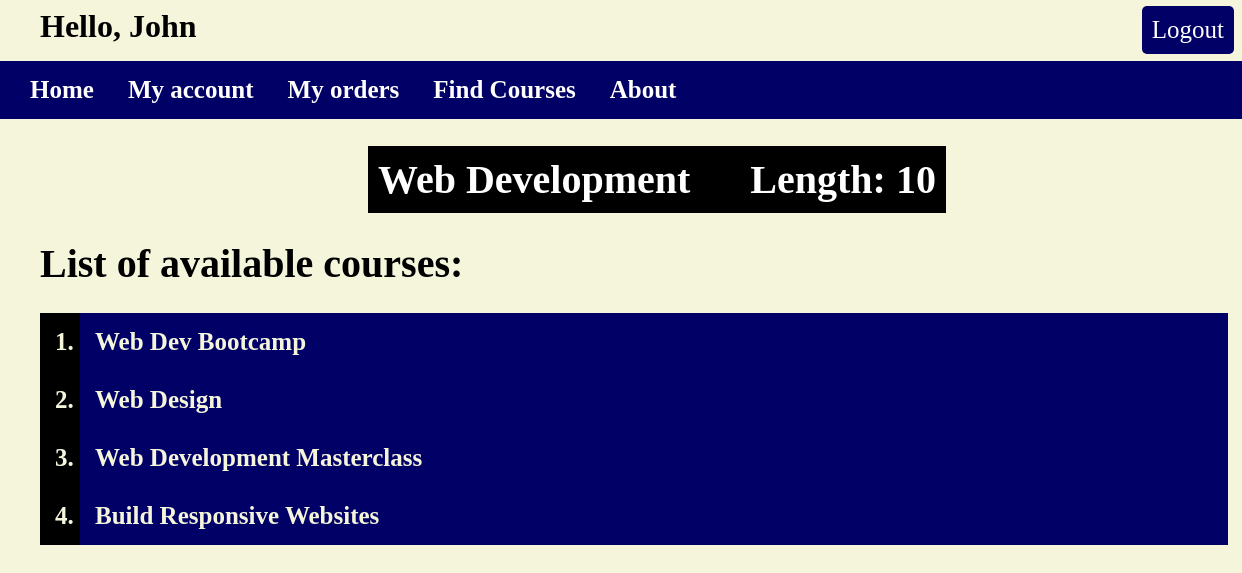
The app's page /myapp/1 (signed in) with its own data.
### myapp/models.py (models this page shows, shortened)
class Topic(models.Model):
    name = models.CharField(max_length=200)
    length = models.IntegerField(default=12)

class Course(models.Model):
    title = models.CharField(max_length=200)
    topic = models.ForeignKey(Topic, related_name='courses', on_delete=models.CASCADE)
    price = models.DecimalField(max_digits=10, decimal_places=2, validators=[
            MaxValueValidator(500),
            MinValueValidator(50)
        ])
    for_everyone = models.BooleanField(default=True)
    description = models.TextField(blank=True)
    num_reviews = models.PositiveIntegerField(default=0)

### myapp/views.py (the view)
# urls.py: path(r'<int:topic_id>', DetailView.as_view(), name='topic detail'),
class DetailView(View):
    def get(self, request, topic_id):
        topic = get_object_or_404(Topic, id=topic_id)
        course_list = Course.objects.filter(topic=topic)
        return render(request, 'myapp/detail.html', {'course_list': course_list, 'topic': topic})

### myapp/templates/myapp/detail.html (shortened to what this page needs)
{% extends 'myapp/base.html' %}
{% block body_block %}
    <div class="main_body">
    <center>
    <h1 class="sub-head"><b>{{ topic.name }} &emsp; Length: {{ topic.length }} </b></h1></center>
    <h1><b>List of available courses:</b></h1>
    <ol>
    {% for course in course_list %}
        <li class="cstyle">{{ course.title }}</li>
    {% endfor %}
    </ol>
    </div>
{% endblock %}

### myapp/templates/myapp/base.html (shortened to what this page needs)
<!DOCTYPE html>
{% load static %}
<html>
    <head>
        <link rel="stylesheet" type="text/css" href="{% static 'myapp/style.css' %}" />
    </head>
    <body>
        <div class="heading">
            <h1 style="margin: 0px;font-weight: bold;">
                    {% block myhdg %} Hello, {{ request.user.first_name }} {% endblock %}
            </h1>
        </div>
        <div>
        	<ul class="list1">
                <li class="hbar1 cstyle"><a href="{% url 'myapp:index' %}">Home</a></li>
                <li class="hbar1 cstyle"><a href="{% url 'myapp:my_account' %}">My account</a></li>
                <li class="hbar1 cstyle"><a href="{% url 'myapp:myorders' %}">My orders</a></li>
                <li class="hbar1 cstyle"><a href="/myapp/findcourses/">Find Courses</a></li>
                <li class="hbar1 cstyle"><a href="/myapp/about/">About</a></li>
                {% if request.user.is_anonymous %}
                    <li class="opts"><a href="{% url 'myapp:login' %}" >Login</a></li>
                    <li class="opts"><a href="{% url 'myapp:register' %}" >Register Here</a></li>
                {% else %}
                    <li class="opts"><a href="{% url 'myapp:logout' %}" >Logout</a></li>
                {% endif %}
            </ul>
        </div>
    {% block body_block %} *** {% endblock %}
    </body>
</html>

### myapp/static/myapp/style.css (style rules this page uses)
body { background-color: beige; margin-left: 0px; overflow-x: hidden; }
.opts { list-style-type: none; float: right; position: relative; top: -70px; margin-right: 15px; padding: 10px; background-color: #000066; border-radius: 5px; cursor: pointer; }
.main_body { position: relative; left:40px; font-size: 20px; }
.heading { position: relative; left: 40px; font-weight: bolder; margin-bottom: 5px; }
.sub-head { background-color: black; color: white; width: max-content; padding: 10px; cursor: pointer; }
* { font-family: calibri; }
.list1 { background-color: #000066; padding: 15px; width:100%; }
.hbar1 { display: inline; }
.cstyle { font-size: 25px; font-weight: bold; padding: 15px; background-color: #000066; width: 90vw; color: beige; cursor: pointer; }
li a { text-decoration: none; color: white; font-size: 25px; }
ol { background-color: black; color: beige; font-size: 25px; font-weight: bold; width:max-content; }

### records on screen
Topic: name "Web Development", length "10"
Course: title "Web Dev Bootcamp"
Course: title "Web Design"
Course: title "Web Development Masterclass"
Course: title "Build Responsive Websites"

### other values on screen
{{ request.user.first_name }} "John"
